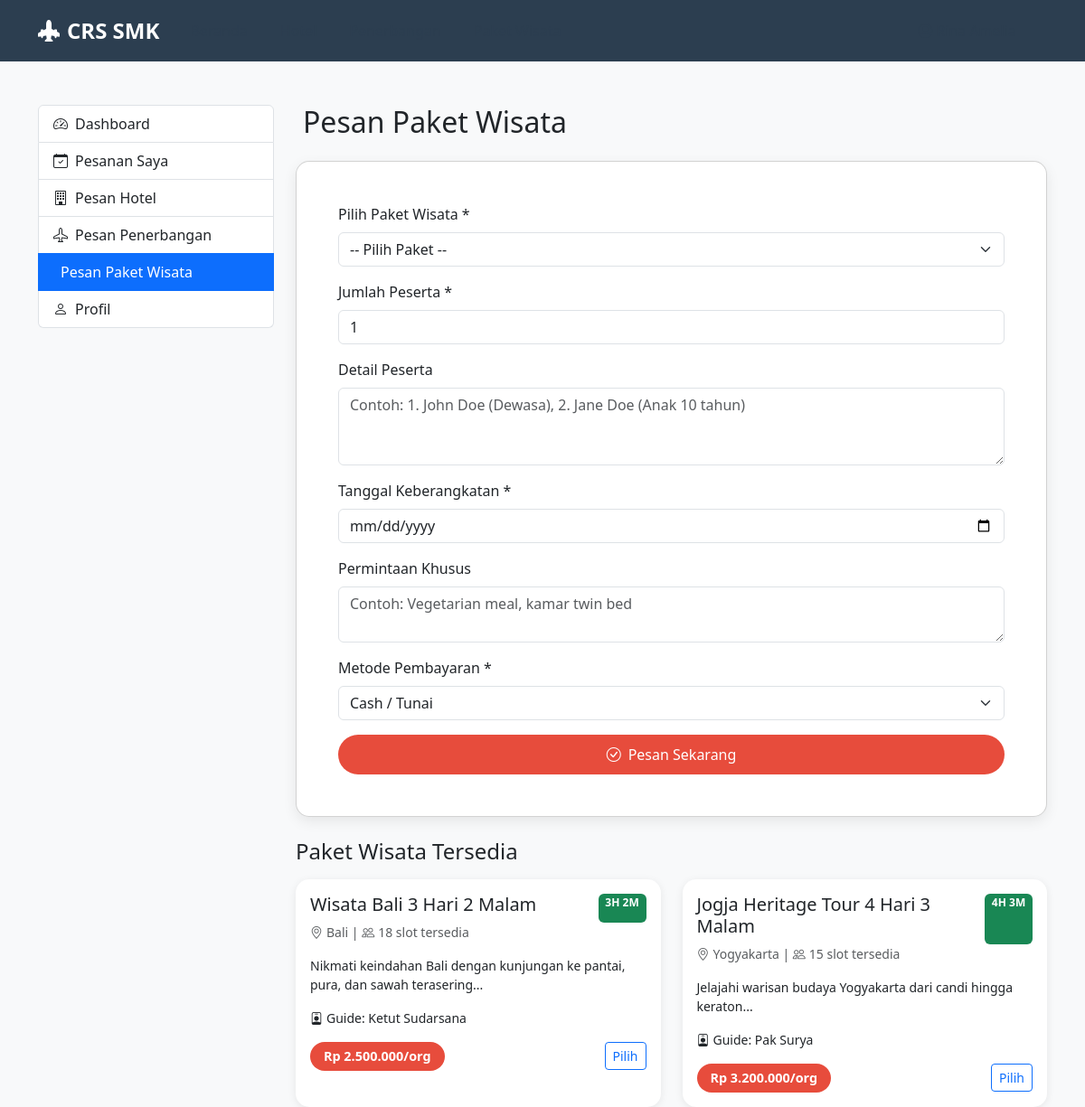
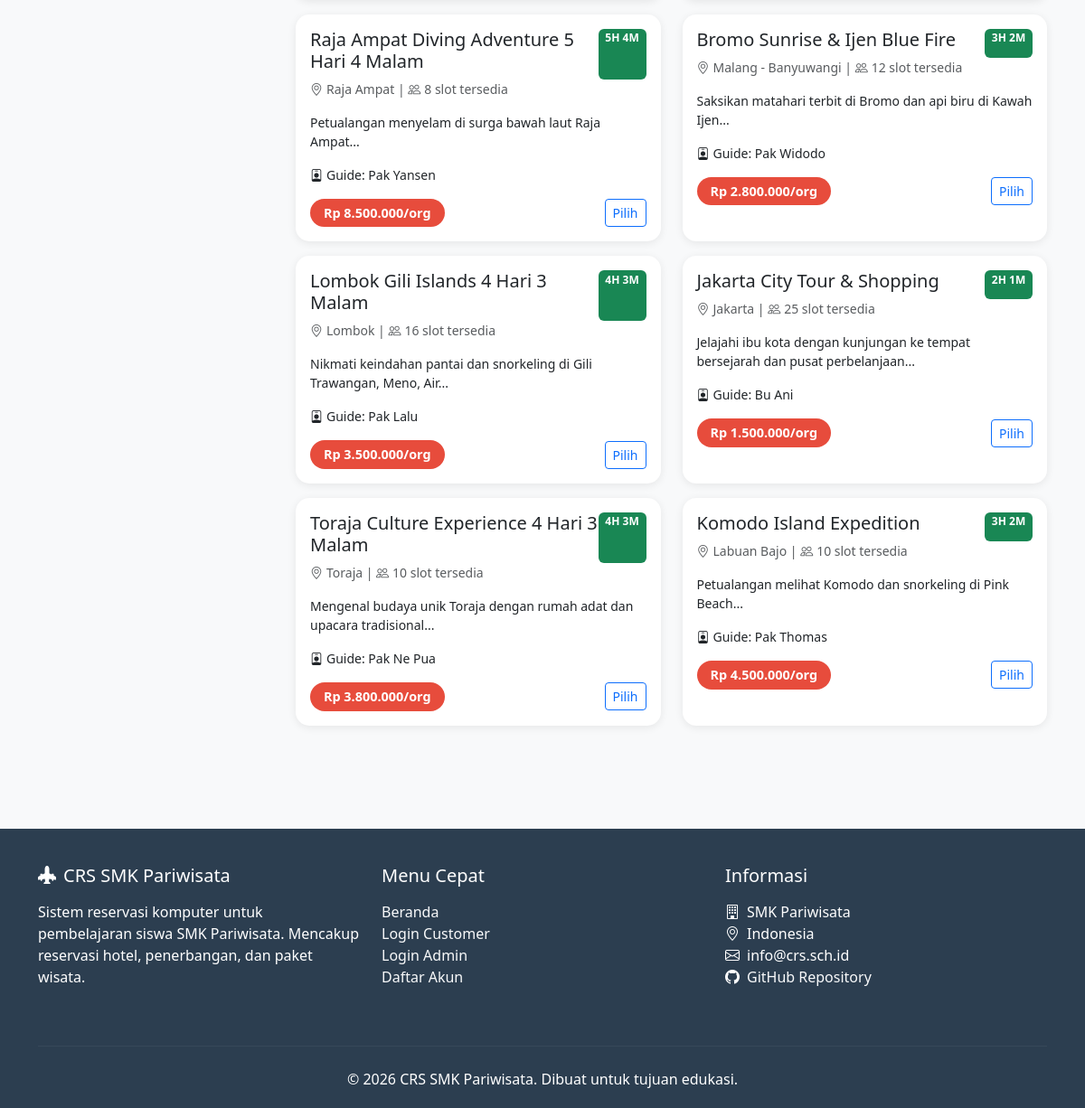
The page /customer/book_package.php (signed in) on the database its author committed (2 pictures, top to bottom).
### tables this page shows
CREATE TABLE tour_packages (
    id INT AUTO_INCREMENT PRIMARY KEY,
    package_code VARCHAR(20) NOT NULL UNIQUE,
    name VARCHAR(100) NOT NULL,
    description TEXT,
    destination VARCHAR(100) NOT NULL,
    duration_days INT NOT NULL,
    duration_nights INT NOT NULL,
    itinerary TEXT,
    inclusions TEXT,
    exclusions TEXT,
    price_per_person DECIMAL(12,2) NOT NULL,
    max_participants INT DEFAULT 20,
    available_slots INT DEFAULT 20,
    start_date DATE,
    end_date DATE,
    meeting_point VARCHAR(255),
    guide_name VARCHAR(100),
    guide_phone VARCHAR(20),
    image_url VARCHAR(255),
    category ENUM('family', 'adventure', 'honeymoon', 'cultural', 'nature', 'educational') DEFAULT 'cultural',
    is_active TINYINT(1) DEFAULT 1,
    created_at TIMESTAMP DEFAULT CURRENT_TIMESTAMP,
    updated_at TIMESTAMP DEFAULT CURRENT_TIMESTAMP ON UPDATE CURRENT_TIMESTAMP
);

### includes/db_connect.php (called while the page is built, shortened)
<?php
function formatRupiah($amount) {
    return 'Rp ' . number_format($amount, 0, ',', '.');
}
?>

### customer/book_package.php (the view, shortened to what this page needs)
<?php
require_once '../includes/db_connect.php';
require_once '../includes/header.php';
$packages = $conn->query("SELECT * FROM tour_packages WHERE is_active = 1 AND start_date >= CURDATE() ORDER BY start_date");
?>
<div class="container py-5">
    <div class="row">
        <div class="col-md-3">
            <div class="list-group mb-4">
                <a href="index.php" class="list-group-item list-group-item-action">
                    <i class="bi bi-speedometer2 me-2"></i>Dashboard
                </a>
                <a href="my_bookings.php" class="list-group-item list-group-item-action">
                    <i class="bi bi-calendar-check me-2"></i>Pesanan Saya
                </a>
                <a href="book_hotel.php" class="list-group-item list-group-item-action">
                    <i class="bi bi-building me-2"></i>Pesan Hotel
                </a>
                <a href="book_flight.php" class="list-group-item list-group-item-action">
                    <i class="bi bi-airplane me-2"></i>Pesan Penerbangan
                </a>
                <a href="book_package.php" class="list-group-item list-group-item-action active">
                    <i class="bi bi-suitcase-lg me-2"></i>Pesan Paket Wisata
                </a>
                <a href="profile.php" class="list-group-item list-group-item-action">
                    <i class="bi bi-person me-2"></i>Profil
                </a>
            </div>
        </div>
        <div class="col-md-9">
            <h2 class="mb-4"><i class="bi bi-suitcase-lg me-2"></i>Pesan Paket Wisata</h2>
            <div class="card booking-form mb-4">
                <div class="card-body">
                    <form method="POST" action="">
                        <div class="mb-3">
                            <label class="form-label">Pilih Paket Wisata *</label>
                            <select name="package_id" class="form-select" required>
                                <option value="">-- Pilih Paket --</option>
                            </select>
                        </div>
                        <div class="mb-3">
                            <label class="form-label">Jumlah Peserta *</label>
                            <input type="number" name="participants" class="form-control" required min="1" max="20" value="1">
                        </div>
                        <div class="mb-3">
                            <label class="form-label">Detail Peserta</label>
                            <textarea name="participant_details" class="form-control" rows="3" placeholder="Contoh: 1. John Doe (Dewasa), 2. Jane Doe (Anak 10 tahun)"></textarea>
                        </div>
                        <div class="mb-3">
                            <label class="form-label">Tanggal Keberangkatan *</label>
                            <input type="date" name="travel_date" class="form-control" required min="<?php echo date('Y-m-d'); ?>">
                        </div>
                        <div class="mb-3">
                            <label class="form-label">Permintaan Khusus</label>
                            <textarea name="special_requests" class="form-control" rows="2" placeholder="Contoh: Vegetarian meal, kamar twin bed"></textarea>
                        </div>
                        <div class="mb-3">
                            <label class="form-label">Metode Pembayaran *</label>
                            <select name="payment_method" class="form-select" required>
                                <option value="cash">Cash / Tunai</option>
                            </select>
                        </div>
                        <button type="submit" name="book_package" class="btn btn-custom w-100">
                            <i class="bi bi-check-circle me-2"></i>Pesan Sekarang
                        </button>
                    </form>
                </div>
            </div>
            <h4 class="mb-3">Paket Wisata Tersedia</h4>
            <div class="row">
                <?php
                $packages->data_seek(0);
                while($package = $packages->fetch_assoc()):
                ?>
                <div class="col-md-6 mb-3">
                    <div class="card card-hover h-100">
                        <div class="card-body">
                            <div class="d-flex justify-content-between">
                                <h5><?php echo $package['name']; ?></h5>
                                <span class="badge bg-success"><?php echo $package['duration_days']; ?>H <?php echo $package['duration_nights']; ?>M</span>
                            </div>
                            <p class="text-muted small">
                                <i class="bi bi-geo-alt me-1"></i><?php echo $package['destination']; ?> |
                                <i class="bi bi-people me-1"></i><?php echo $package['available_slots']; ?> slot tersedia
                            </p>
                            <p class="small"><?php echo substr($package['description'], 0, 100); ?>...</p>
                            <p class="small"><i class="bi bi-person-badge me-1"></i>Guide: <?php echo $package['guide_name']; ?></p>
                            <div class="d-flex justify-content-between align-items-center">
                                <span class="price-tag"><?php echo formatRupiah($package['price_per_person']); ?>/org</span>
                                <a href="?package_id=<?php echo $package['id']; ?>" class="btn btn-sm btn-outline-primary">Pilih</a>
                            </div>
                        </div>
                    </div>
                </div>
                <?php endwhile; ?>
            </div>
        </div>
    </div>
</div>
<?php require_once '../includes/footer.php'; ?>

### assets/css/style.css (style rules this page uses)
:root { --primary-color: #2c3e50; --secondary-color: #e74c3c; --accent-color: #3498db; --success-color: #27ae60; --warning-color: #f39c12; --light-bg: #f8f9fa; --dark-bg: #34495e; }
body { font-family: 'Segoe UI', Tahoma, Geneva, Verdana, sans-serif; background-color: var(--light-bg); min-height: 100vh; display: flex; flex-direction: column; }
.card-hover { transition: transform 0.3s ease, box-shadow 0.3s ease; border: none; border-radius: 15px; box-shadow: 0 2px 10px rgba(0,0,0,0.08); }
.price-tag { background: var(--secondary-color); color: white; padding: 5px 15px; border-radius: 20px; font-weight: 600; font-size: 0.9rem; }
.btn-custom { background: var(--secondary-color); color: white; border: none; padding: 10px 25px; border-radius: 25px; transition: all 0.3s; }
.booking-form { background: white; padding: 30px; border-radius: 15px; box-shadow: 0 5px 15px rgba(0,0,0,0.08); }

### includes/header.php (style rules this page uses)
:root { --primary-color: #2c3e50; --secondary-color: #e74c3c; --accent-color: #3498db; --light-bg: #f8f9fa; }
body { font-family: 'Segoe UI', Tahoma, Geneva, Verdana, sans-serif; background-color: var(--light-bg); }
.card-hover { transition: transform 0.3s ease, box-shadow 0.3s ease; }
.price-tag { background: var(--secondary-color); color: white; padding: 5px 15px; border-radius: 20px; font-weight: 600; }
.btn-custom { background: var(--secondary-color); color: white; border: none; padding: 10px 25px; border-radius: 25px; transition: all 0.3s; }

### rows shown on the page
tour_packages: name "Wisata Bali 3 Hari 2 Malam", duration_days "3", duration_nights "2", destination "Bali", available_slots "18", description "Nikmati keindahan Bali dengan kunjungan ke pantai, pura, dan sawah terasering", guide_name "Ketut Sudarsana", price_per_person "Rp 2.500.000"
tour_packages: name "Jogja Heritage Tour 4 Hari 3 Malam", duration_days "4", duration_nights "3", destination "Yogyakarta", available_slots "15", description "Jelajahi warisan budaya Yogyakarta dari candi hingga keraton", guide_name "Pak Surya", price_per_person "Rp 3.200.000"
tour_packages: name "Raja Ampat Diving Adventure 5 Hari 4 Malam", duration_days "5", duration_nights "4", destination "Raja Ampat", available_slots "8", description "Petualangan menyelam di surga bawah laut Raja Ampat", guide_name "Pak Yansen", price_per_person "Rp 8.500.000"
tour_packages: name "Bromo Sunrise & Ijen Blue Fire", duration_days "3", duration_nights "2", destination "Malang - Banyuwangi", available_slots "12", description "Saksikan matahari terbit di Bromo dan api biru di Kawah Ijen", guide_name "Pak Widodo", price_per_person "Rp 2.800.000"
tour_packages: name "Lombok Gili Islands 4 Hari 3 Malam", duration_days "4", duration_nights "3", destination "Lombok", available_slots "16", description "Nikmati keindahan pantai dan snorkeling di Gili Trawangan, Meno, Air", guide_name "Pak Lalu", price_per_person "Rp 3.500.000"
tour_packages: name "Jakarta City Tour & Shopping", duration_days "2", duration_nights "1", destination "Jakarta", available_slots "25", description "Jelajahi ibu kota dengan kunjungan ke tempat bersejarah dan pusat perbelanjaan", guide_name "Bu Ani", price_per_person "Rp 1.500.000"
tour_packages: name "Toraja Culture Experience 4 Hari 3 Malam", duration_days "4", duration_nights "3", destination "Toraja", available_slots "10", description "Mengenal budaya unik Toraja dengan rumah adat dan upacara tradisional", guide_name "Pak Ne Pua", price_per_person "Rp 3.800.000"
tour_packages: name "Komodo Island Expedition", duration_days "3", duration_nights "2", destination "Labuan Bajo", available_slots "10", description "Petualangan melihat Komodo dan snorkeling di Pink Beach", guide_name "Pak Thomas", price_per_person "Rp 4.500.000"
